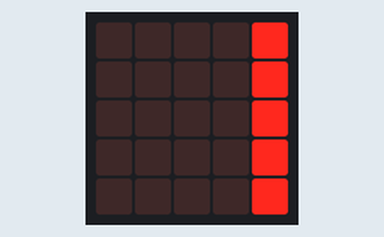
Bench run of a program on a simulated BBC micro:bit (MakeCode). Parts: the board's 5×5 LED display.

Above: at 0.1 s.
At 1.1 s:
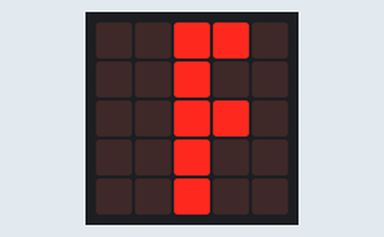
At 2.25 s:
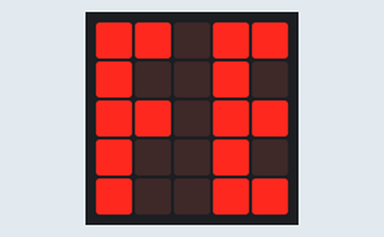
At 4.6 s:
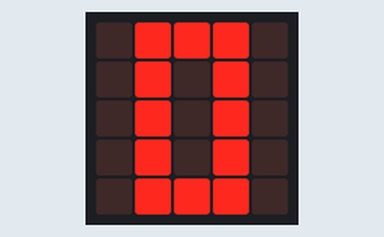
At 5.6 s:
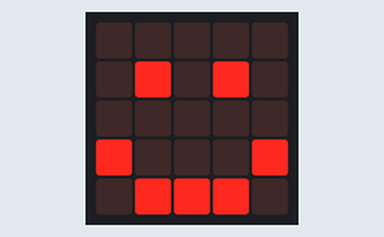
At 6.7 s:
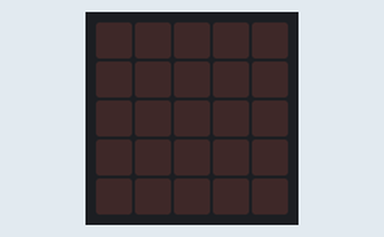

Measured:
- by itself, everything shown: repeats every 7.1 s, in 12 steps
- what the display in image 1 shows lasts 0.5 s, from 1.0 s to 1.5 s
- what the display in image 3 shows lasts 1.0 s, from 4.5 s to 5.5 s
- what the display in image 4 shows lasts 1.1 s, from 5.5 s to 6.6 s

The program:

main.ts
```typescript
basic.forever(function () {
    images.createBigImage(`
        # # . # # . # # # .
        # . . # . . # . # .
        # # . # # . # . # .
        # . . # . . # . # .
        # . . # # . # # # .
        `).scrollImage(1, 500)
    basic.pause(500)
    basic.showIcon(IconNames.Happy)
    basic.pause(500)
    basic.clearScreen()
    basic.pause(500)
})
```

test.ts
```typescript
// aquí va el archivo "tests"; esto no se compilará cuando este paquete se utilice como una extensión.
```
